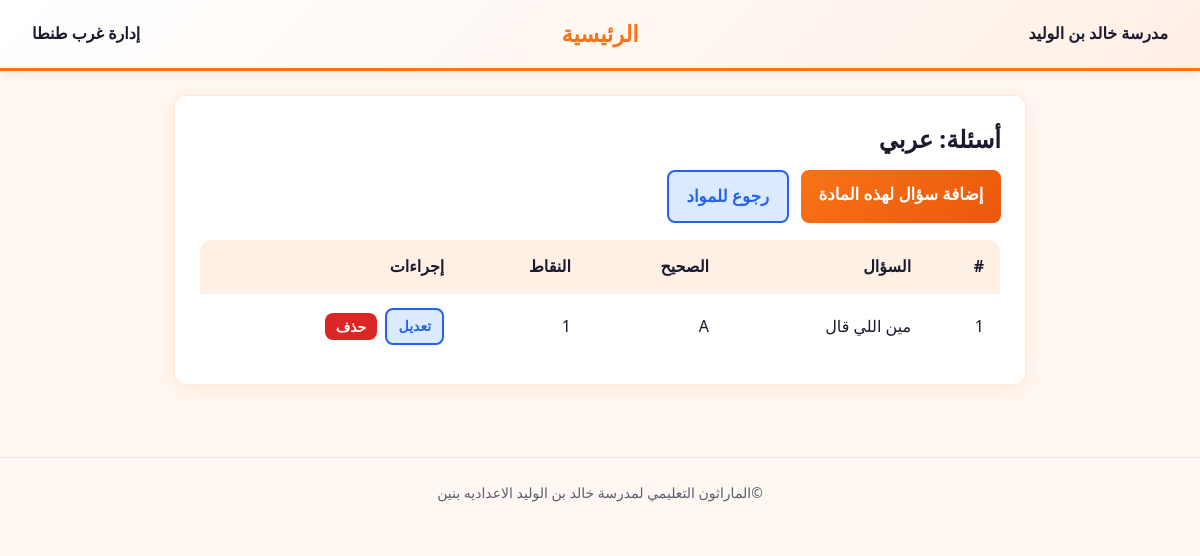
/admin/subjects/1/questions (signed in), run on the app's committed database.
### models.py (models this page shows, shortened)
class Subject(db.Model):
    __tablename__ = "subjects"
    id = db.Column(db.Integer, primary_key=True)
    name = db.Column(db.String(120), nullable=False)
    grade = db.Column(db.String(50), nullable=False)
    questions = db.relationship("Question", backref="subject", lazy="dynamic", cascade="all, delete-orphan")
    __table_args__ = (db.Index("ix_subjects_grade", "grade"),)

class Question(db.Model):
    __tablename__ = "questions"
    id = db.Column(db.Integer, primary_key=True)
    subject_id = db.Column(db.Integer, db.ForeignKey("subjects.id"), nullable=False)
    question_text = db.Column(db.Text, nullable=False)
    option_a = db.Column(db.String(500), nullable=False)
    option_b = db.Column(db.String(500), nullable=False)
    option_c = db.Column(db.String(500), nullable=False)
    option_d = db.Column(db.String(500), nullable=False)
    correct_answer = db.Column(db.String(1), nullable=False)
    points = db.Column(db.Integer, default=1)
    answers = db.relationship("Answer", backref="question", lazy="dynamic", cascade="all, delete-orphan")
    __table_args__ = (db.Index("ix_questions_subject_id", "subject_id"),)

### app.py (the view)
@app.route("/admin/subjects/<int:subject_id>/questions")
@admin_required
def admin_questions(subject_id):
    subject = Subject.query.get_or_404(subject_id)
    questions = Question.query.filter_by(subject_id=subject_id).order_by(Question.id).all()
    return render_template("admin_questions.html", user=db.session.get(User,session["user_id"]), subject=subject, questions=questions)

### app.py (called while the page is built)
@login_manager.user_loader
def load_user(user_id):
    return db.session.get(User, int(user_id))

### auth.py (called while the page is built)
def admin_required(f):
    @wraps(f)
    def decorated(*args, **kwargs):
        if "user_id" not in session:
            flash("الرجاء تسجيل الدخول.", "warning")
            return redirect(url_for("admin_login"))
        user = db.session.get(User, session["user_id"])
        if not user:
            session.pop("user_id", None)
            session.pop("user_role", None)
            return redirect(url_for("admin_login"))
        return f(*args, **kwargs)
    return decorated

### templates/admin_questions.html (shortened to what this page needs)
{% extends "base.html" %}
{% block content %}
<div class="card">
    <h2>أسئلة: {{ subject.name }}</h2>
    <div class="quick-actions mb-2">
        <a href="{{ url_for('admin_question_add') }}?subject_id={{ subject.id }}" class="btn btn-primary btn-easy">إضافة سؤال لهذه المادة</a>
        <a href="{{ url_for('admin_subjects') }}" class="btn btn-secondary btn-easy">رجوع للمواد</a>
    </div>
    {% if questions %}
    <table class="table-easy">
        <thead>
            <tr>
                <th>#</th>
                <th>السؤال</th>
                <th>الصحيح</th>
                <th>النقاط</th>
                <th>إجراءات</th>
            </tr>
        </thead>
        <tbody>
            {% for q in questions %}
            <tr>
                <td>{{ loop.index }}</td>
                <td>{{ q.question_text[:60] }}{% if q.question_text|length > 60 %}...{% endif %}</td>
                <td>{{ q.correct_answer }}</td>
                <td>{{ q.points }}</td>
                <td class="flex">
                    <a href="{{ url_for('admin_question_edit', question_id=q.id) }}" class="btn btn-sm btn-secondary">تعديل</a>
                    <form method="post" action="{{ url_for('admin_question_delete', question_id=q.id) }}" style="display:inline;">
                        <button type="submit" class="btn btn-sm btn-danger" data-confirm="حذف هذا السؤال؟">حذف</button>
                    </form>
                </td>
            </tr>
            {% endfor %}
        </tbody>
    </table>
    {% else %}
    <p class="text-muted">لا توجد أسئلة. <a href="{{ url_for('admin_question_add') }}?subject_id={{ subject.id }}">أضف أول سؤال</a>.</p>
    {% endif %}
</div>
{% endblock %}

### static/css/style.css (style rules this page uses)
:root { --bg: #fff8f2; --surface: #ffffff; --surface2: #fff0e6; --surface3: #e8f4fc; --text: #1a1a2e; --text-muted: #5c5c6d; --accent: #f97316; --accent-hover: #ea580c; --accent-blue: #2563eb; --accent-blue-light: #dbeafe; --success: #16a34a; --danger: #dc2626; --warning: #ca8a04; --radius: 12px; --shadow: 0 2px 12px rgba(0,0,0,0.08); --shadow-card: 0 4px 20px rgba(249, 115, 22, 0.12); }
* { box-sizing: border-box; margin: 0; padding: 0; }
body { font-family: 'Segoe UI', 'Tahoma', 'Arial', sans-serif; background: var(--bg); color: var(--text); min-height: 100vh; line-height: 1.6; direction: rtl; text-align: right; }
.card { background: var(--surface); border-radius: var(--radius); padding: 1.5rem; margin-bottom: 1rem; box-shadow: var(--shadow-card); border: 1px solid rgba(249, 115, 22, 0.15); }
.card h1, .card h2, .card h3 { margin-bottom: 0.75rem; color: var(--text); }
.btn { display: inline-block; padding: 0.6rem 1.2rem; border-radius: 8px; font-weight: 600; text-decoration: none; border: none; cursor: pointer; font-size: 1rem; transition: background 0.2s, transform 0.1s; }
.btn-primary { background: linear-gradient(135deg, var(--accent) 0%, #ea580c 100%); color: #fff; }
.btn-secondary { background: var(--accent-blue-light); color: var(--accent-blue); border: 2px solid var(--accent-blue); }
.btn-danger { background: var(--danger); color: #fff; }
.btn-sm { padding: 0.35rem 0.7rem; font-size: 0.875rem; }
table { width: 100%; border-collapse: collapse; background: var(--surface); border-radius: var(--radius); overflow: hidden; border: 1px solid #e5e7eb; }
th, td { padding: 0.75rem 1rem; text-align: right; border-bottom: 1px solid #f3f4f6; }
th { background: var(--surface2); font-weight: 600; color: var(--text); }
tr:last-child td { border-bottom: none; }
.mb-2 { margin-bottom: 1rem; }
.flex { display: flex; gap: 0.5rem; flex-wrap: wrap; align-items: center; }
.btn-easy { padding: 0.75rem 1.25rem; font-size: 1.05rem; }
.quick-actions { display: flex; gap: 0.75rem; flex-wrap: wrap; margin-bottom: 1rem; }
.quick-actions .btn-easy { padding: 0.7rem 1.1rem; }
.table-easy th, .table-easy td { padding: 0.85rem 1rem; font-size: 1rem; }

### data on the page
Subject: name "عربي"
Question: question_text "مين اللي قال", correct_answer "A", points "1"
